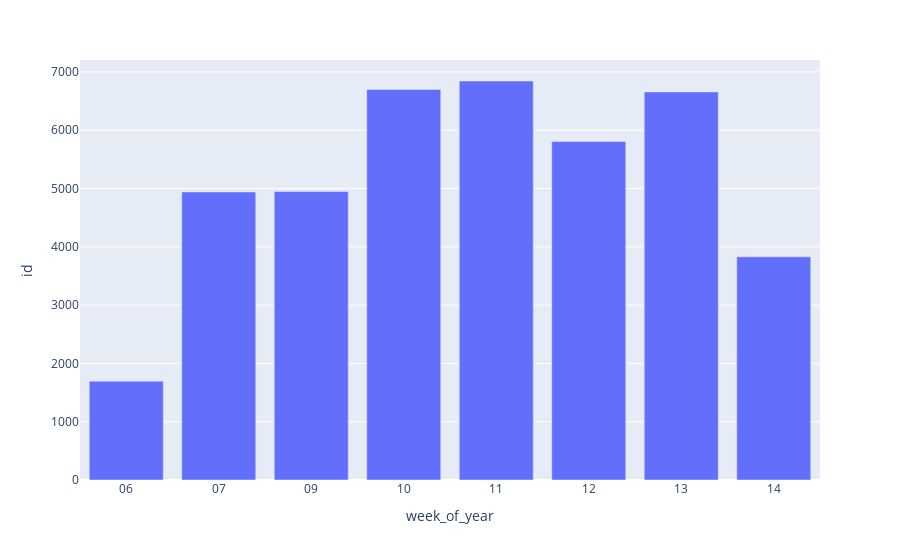

Notebook cell for this chart:
### Markdown cell above
### 2.2.2 Quantidade de pedidos por semana.

### Code cell
df1['week_of_year'] = df1['order_date'].dt.strftime( "%U" )
df_aux = df1.loc[:, ['id', 'week_of_year']].groupby( 'week_of_year' ).count().reset_index()

px.bar( df_aux, x='week_of_year', y='id' )

### Figure 1 — Plotly figure (JSON) as saved in the notebook; plotly's stock layout.template omitted (floating-point values rounded to 4 significant figures)
{"data": [{"alignmentgroup": "True", "hovertemplate": "week_of_year=%{x}<br>id=%{y}<extra></extra>", "legendgroup": "", "marker": {"color": "#636efa", "pattern": {"shape": ""}}, "name": "", "offsetgroup": "", "orientation": "v", "showlegend": false, "textposition": "auto", "type": "bar", "x": ["06", "07", "09", "10", "11", "12", "13", "14"], "xaxis": "x", "y": [1695, 4941, 4947, 6700, 6844, 5806, 6657, 3829], "yaxis": "y"}], "layout": {"autosize": true, "barmode": "relative", "legend": {"tracegroupgap": 0}, "margin": {"t": 60}, "xaxis": {"anchor": "y", "autorange": true, "domain": [0, 1], "range": [-0.5, 7.5], "title": {"text": "week_of_year"}, "type": "category"}, "yaxis": {"anchor": "x", "autorange": true, "domain": [0, 1], "range": [0, 7204.0], "title": {"text": "id"}, "type": "linear"}}}
